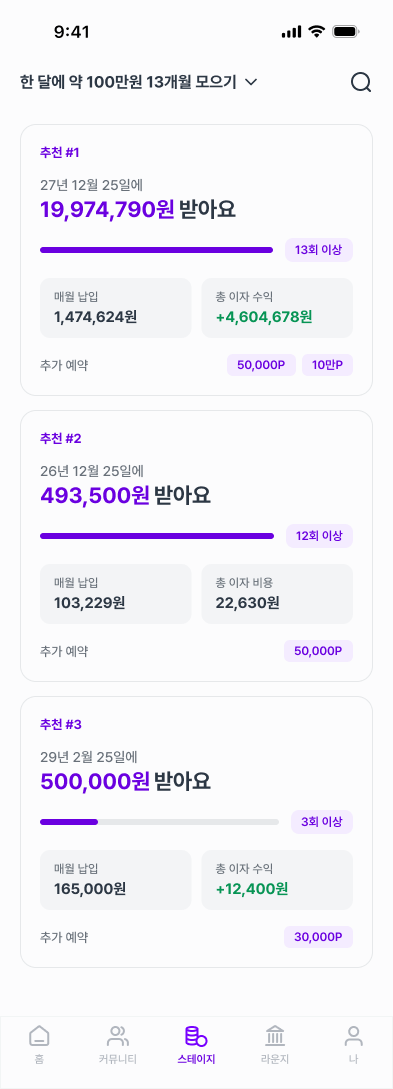
#> input picture scripts/qa_stage_v3.png, 393 x 1089 px
$ python -i pixel_measure.py   (imports and definitions only)
#> lines starting #> are read from the running program, lines starting #| are printed output that depends on the picture; after the words box and inside, x2 and y2 are one past the last pixel; in counts of white or black regions, pixels touching at a corner belong together
#> further down, picture is the input picture: PIL image 393x1089 RGBA; mean R, G, B, A 244.1, 242.6, 248.2, 255
#!/usr/bin/env python3
"""pixel_measure — 소형 요소(도트·아이콘·선·링) 픽셀 실측 대조 (2026-09-08 규칙 0-F-3).

배경(사용자 3연속 지적, 최근본스테이지 순번 도트): 2x 스크린샷을 눈으로 보고 "채움 도트 ≈ 8px" 로
판독 → 실측은 4px. 두 번 더 눈대중으로 고치다 사용자 분노. **눈으로만 보고 크기/굵기/간격을
판단하지 말 것 — 숫자로 잰다.**

기능:
  - 이미지(4x export 권장)에서 배경(흰)이 아닌 픽셀의 연결 성분을 RLE+union-find 로 추출
  - 소형 성분(디바이스 px 기준 max_size 이하)만 골라 (종류 fill/ring, 폭, 높이, 링 굵기) 로 정규화
  - gen ↔ ref 히스토그램 대조: gen 에만 있는 규격(±tol) 을 mismatch 로 보고 → exit 1

사용:
  python3 scripts/pixel_measure.py <genId> <refId> [--scale 4] [--max 40] [--tol 1] [--min-count 3]
  python3 scripts/pixel_measure.py --img gen.png:393 ref.png:402      # 이미 export 한 이미지
  (band 집중 측정) --band y0:y1 [--x x0:x1]   # 디바이스 px 좌표, gen/ref 각각 같은 밴드

출력: 표 + `📏 PIXEL-MEASURE-JSON` 블록. qa_sweep 의 ⑤ 차원으로도 호출된다.
"""
import json
import os
import re
import sys
from collections import Counter

from PIL import Image

_HERE = os.path.dirname(os.path.abspath(__file__))
OUT_DIR = os.path.join(_HERE, 'qa_screenshots')
BG_THRESHOLD = 225   # 이 값보다 밝으면(모든 채널) 배경으로 본다


def _mask_rows(im, threshold=BG_THRESHOLD):
    """RGB → 행별 bytes 마스크(0x01 = 전경). PIL point 로 벡터화."""
#> called with threshold = 225
    g = im.convert('RGB')
    r, gch, b = g.split()
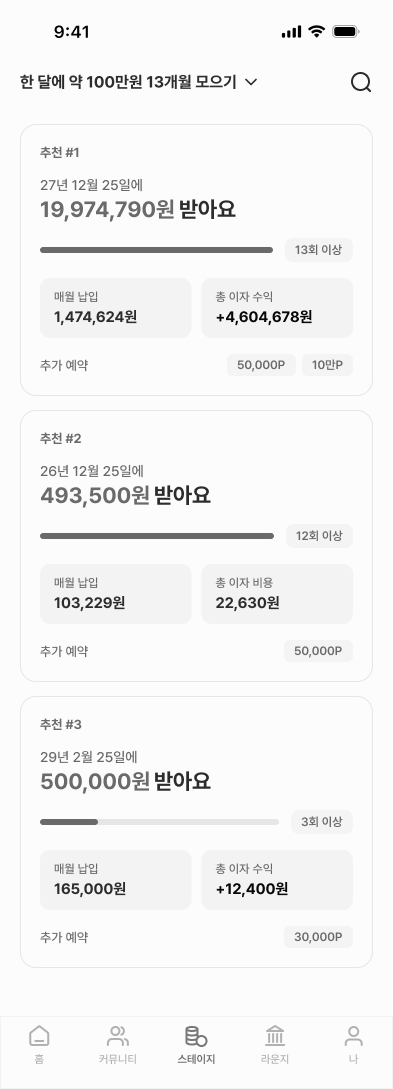
#> r: PIL image 393x1089 L; min 0, max 252, mean 244.1
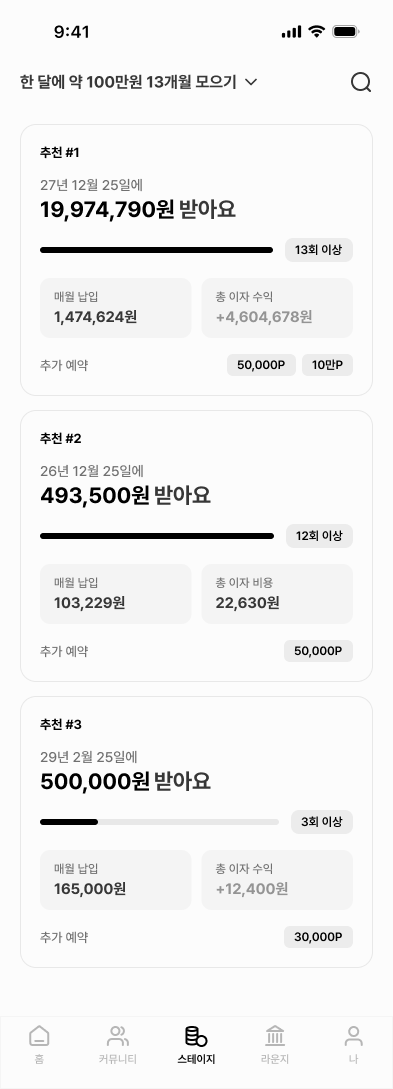
#> gch: PIL image 393x1089 L; min 0, max 252, mean 242.6
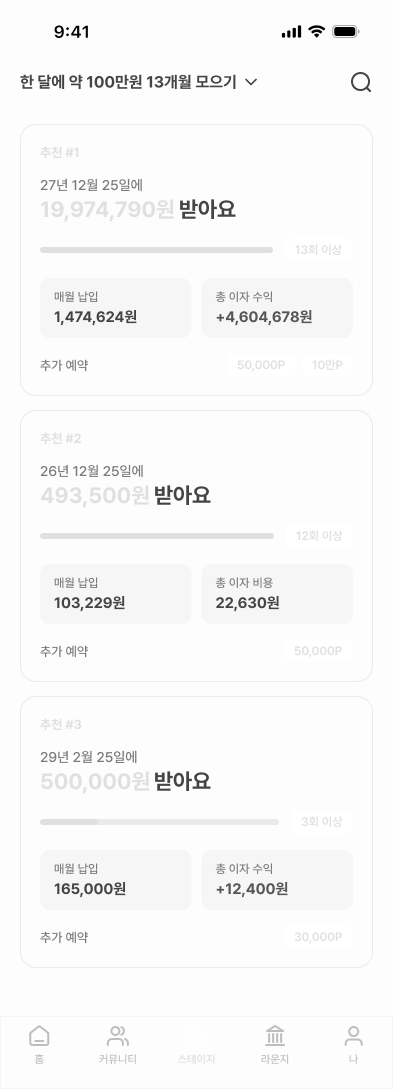
#> b: PIL image 393x1089 L; min 0, max 255, mean 248.2
    lut = [1 if v < threshold else 0 for v in range(256)]
    m = r.point(lut, 'L')
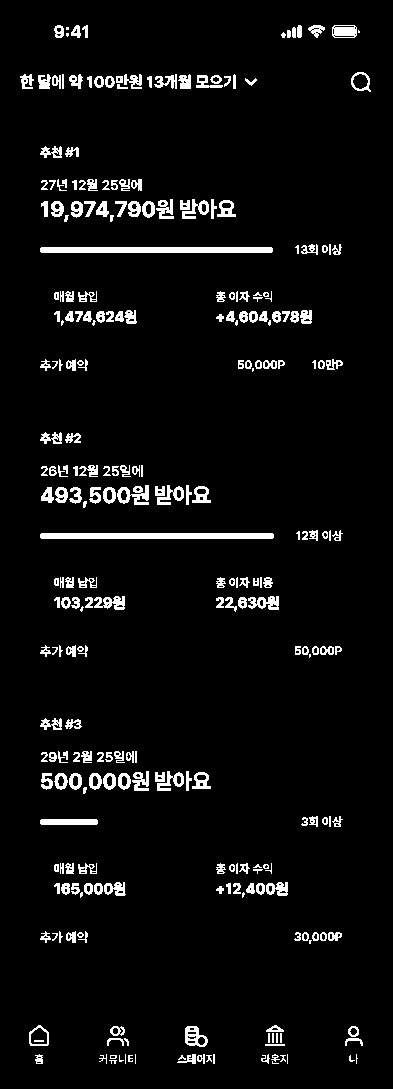
#> m: PIL image 393x1089 L; values 0 (black) and 1 (white), 5.1% white; 281 white regions (27 under 20 px), largest, box (x1, y1, x2, y2) and area: (40, 533, 274, 539) 1400, (40, 247, 273, 253) 1394, (117, 485, 149, 505) 361
    m2 = gch.point(lut, 'L')
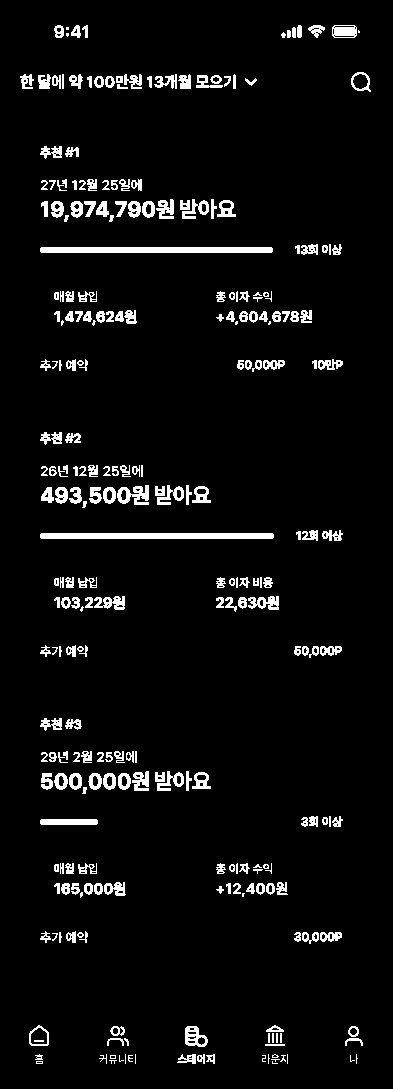
#> m2: PIL image 393x1089 L; values 0 (black) and 1 (white), 5.1% white; 273 white regions (29 under 20 px), largest, box (x1, y1, x2, y2) and area: (40, 533, 274, 539) 1400, (40, 247, 273, 253) 1394, (117, 485, 149, 505) 386
    m3 = b.point(lut, 'L')
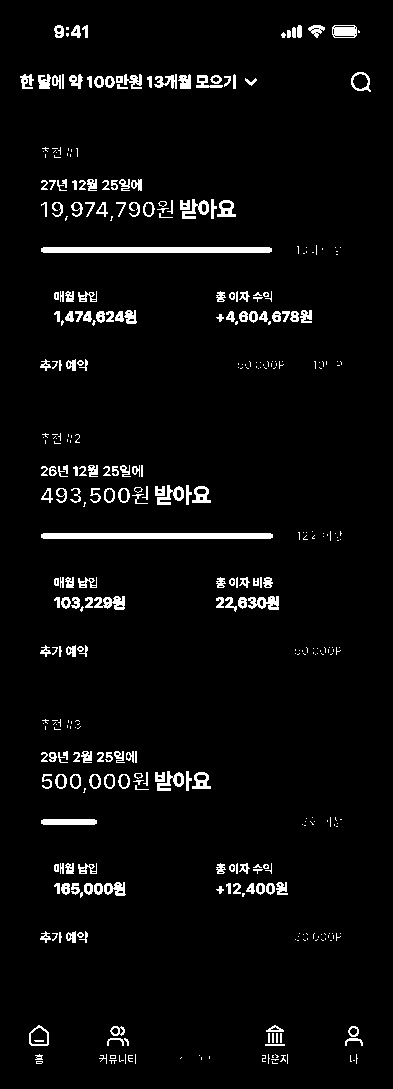
#> m3: PIL image 393x1089 L; values 0 (black) and 1 (white), 4.1% white; 408 white regions (197 under 20 px), largest, box (x1, y1, x2, y2) and area: (41, 533, 273, 539) 1384, (41, 247, 272, 253) 1378, (41, 819, 97, 825) 328
    # 전경 = 한 채널이라도 threshold 미만 (밝은 회색 도트도 잡기 위해 OR)
    from PIL import ImageChops
    mm = ImageChops.lighter(ImageChops.lighter(m, m2), m3)
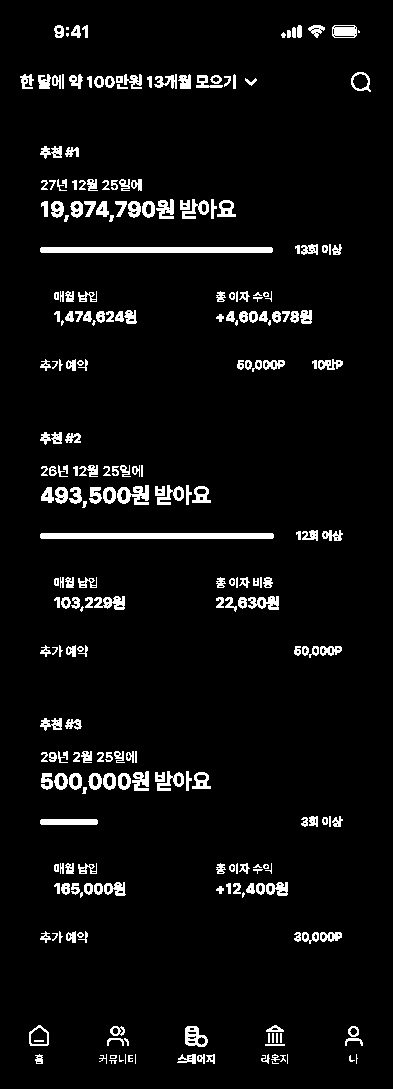
#> mm: PIL image 393x1089 L; values 0 (black) and 1 (white), 5.2% white; 268 white regions (23 under 20 px), largest, box (x1, y1, x2, y2) and area: (40, 533, 274, 539) 1400, (40, 247, 273, 253) 1394, (117, 485, 149, 505) 386
    W, H = mm.size
#> W = 393; H = 1089
    raw = mm.tobytes()
    return [raw[y * W:(y + 1) * W] for y in range(H)], W, H


_RUN = re.compile(b'\x01+')


# [108 lines left out: functions components, describe, measure_image, _key, compare, not called in this run]


def _fmt_hist(h):
    return ', '.join(f"{k[0]} {k[1]}×{k[2]}" + (f" s{k[3]}" if k[3] is not None else '') + f" ×{n}"
                     for k, n in sorted(h.items(), key=lambda kv: (-kv[1], kv[0][1] or 0))[:12])


# [19 lines left out: function run, not called in this run]


def _parse_range(s):
    a, b = s.split(':')
    return (float(a), float(b))


# [46 lines left out: function main, not called in this run]


# [2 lines not run here, left out]

>>> from PIL import Image
>>> picture = Image.open('qa_stage_v3.png')
>>> result = _mask_rows(picture)
